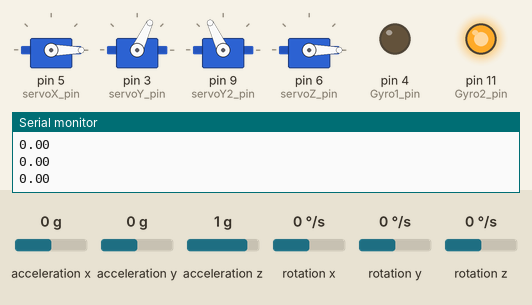
Bench run of a sketch on a simulated Arduino Uno, built with avr-gcc and run on an emulated ATmega328P. Shown: 4 × servo, output pins drawn as LEDs (lit = HIGH), the last lines printed to the serial monitor. Inputs (shaded band) come from the test bench; at power-on: rotation z 0 °/s, acceleration y 0 g, acceleration z 1 g, acceleration x 0 g, rotation x 0 °/s, rotation y 0 °/s.

Above: at 3.2 s.
3.3 s: rotation z set to -192 °/s
6.3 s: acceleration y set to 0.8 g
At 7.4 s:
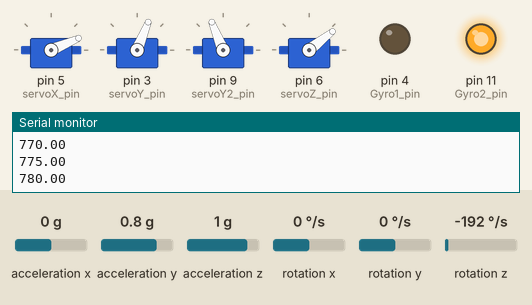
9.3 s: acceleration z set to -0.8 g
12.3 s: acceleration x set to -1.4 g
At 15.28 s:
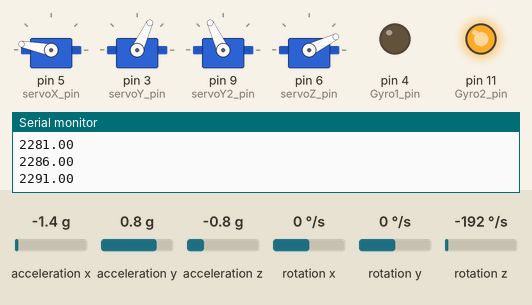
15.3 s: acceleration x set to 0 g
At 16.7 s:
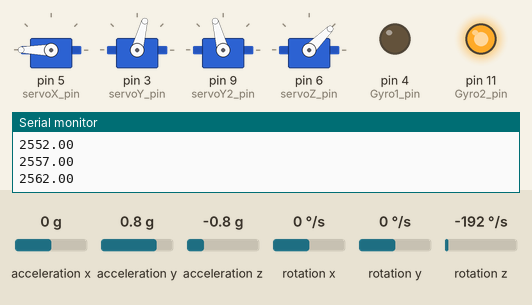
18.3 s: acceleration y set to 1.4 g
At 19.4 s:
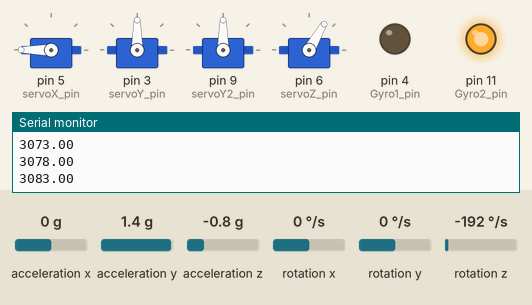
Timing chart, 0 to 20.8 s (numbered marks = the images above; inputs shaded):
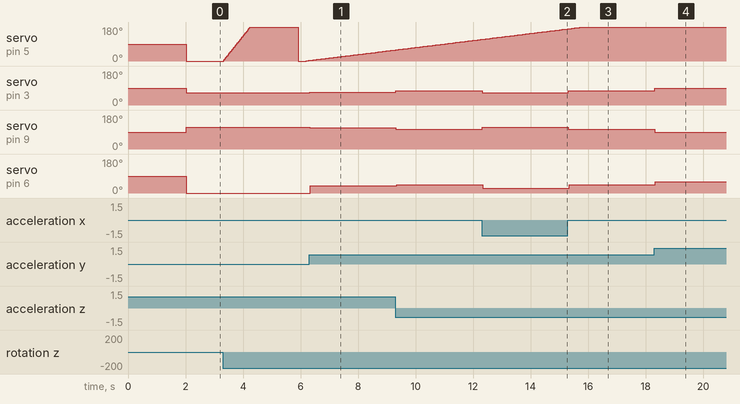

Measured:
- after the input at 6.3 s, servo on pin 3 (servoY_pin): 65° → 68° at once; servo on pin 9 (servoY2_pin): 115° → 112° at once; servo on pin 6 (servoZ_pin): 0° → 38° after 0.05 s
- after the input at 9.3 s, servo on pin 3 (servoY_pin): 68° → 75° at once; servo on pin 9 (servoY2_pin): 112° → 105° at once; servo on pin 6 (servoZ_pin): 38° → 45° at once
- after the input at 12.3 s, servo on pin 3 (servoY_pin): 75° → 65° at once; servo on pin 9 (servoY2_pin): 105° → 115° at once; servo on pin 6 (servoZ_pin): 45° → 26° at once
- after the input at 15.3 s, servo on pin 3 (servoY_pin): 65° → 75° at once; servo on pin 9 (servoY2_pin): 115° → 105° at once; servo on pin 6 (servoZ_pin): 26° → 45° at once
- after the input at 18.3 s, servo on pin 3 (servoY_pin): 75° → 90° at once; servo on pin 9 (servoY2_pin): 105° → 90° at once; servo on pin 6 (servoZ_pin): 45° → 60° at once

The sketch:

robot_arm.ino
```cpp
#include <MPU6050_light.h>
#include <Wire.h>
#include <Servo.h>

MPU6050 gyro1(Wire);
MPU6050 gyro2(Wire);

Servo servoX; int servoX_pin = 5;
Servo servoY; int servoY_pin = 3;
Servo servoY2; int servoY2_pin = 9;
Servo servoZ; int servoZ_pin = 6;

// Sets limits on the range
int MAX_Y = 170;
int MIN_Y = 35;

// Used to set an external offset
const int y_const = 30;

int bufferY = 0;
int bufferX = 0;
int bufferZ = 0;

int Gyro2_pin = 11;
int Gyro1_pin = 4;

float* coord_ptr;
float* coord_ptr2;

int X, Y, Z = 0;

void setup() {

  servoX.attach(servoX_pin);
  servoY.attach(servoY_pin);
  servoY2.attach(servoY2_pin);
  servoZ.attach(servoZ_pin);

  pinMode(Gyro1_pin, OUTPUT);
  digitalWrite(Gyro1_pin, LOW);

  gyro1.setAddress(0x68);

  gyro1.begin();
  gyro1.calcOffsets(0, 0);

  pinMode(Gyro2_pin, OUTPUT);
  digitalWrite(Gyro2_pin, HIGH);

  gyro2.setAddress(0x69);

  gyro2.begin();
  gyro2.calcOffsets(0, 0);

  Wire.begin();
  Serial.begin(9600);

}

void loop() {

  coord_ptr = AnglesGyro1(10);
  coord_ptr2 = AnglesGyro2(10);
  Y = *coord_ptr2;        // Pitch
  X = *(coord_ptr2 + 2);  // Yaw
  Z = *coord_ptr;         // Roll

  /********Y Axis movement********/
  if(bufferY - Y < 200){
    // If the difference between the previous and current angle is less than 200:
    if(Y > MAX_Y){
      // Exceeds max angle:
      servoY.write(MAX_Y + y_const);
      servoY2.write(180 - MAX_Y - y_const);
    }
    else if(Y < MIN_Y){
      // Exceeds minimum angle:
      servoY.write(MIN_Y + y_const);
      servoY2.write(180 - MIN_Y - y_const);
    }
    else{
      // Angle is in range:
      servoY.write(Y + y_const);
      servoY2.write(180 - Y - y_const);
    }
    bufferY = Y;
  }
  else{
    // If the difference between the previous and current angle is more than 200:
    servoY.write(bufferY + y_const);
    servoY2.write(180 - bufferY - y_const);
  }

  /********X Axis movement********/
  float mapped_X = 0;
  // Takes the absolute value of X and stores it in mapped_X.
  if(X < 0){
    mapped_X = -1 * X;
  }
  else{
    mapped_X = X;
  }
  if(bufferX - mapped_X < 200){
    servoX.write(mapped_X);
    bufferX = mapped_X;
    Serial.println(mapped_X);
  } else {
    servoX.write(bufferX);
    Serial.println(bufferX);
  }

  /********Z Axis movement********/
  if(bufferZ - Z < 200){
    servoZ.write(Z);
    bufferZ = Z;
  } else {
    servoZ.write(bufferZ);
  }

}

// Obtains GY521 measurments and stores them into an array

float* AnglesGyro1(int Delay) {
  gyro1.update();
  static float Gyro_array[3];
  Gyro_array[0] = gyro1.getAngleX();
  Gyro_array[1] = gyro1.getAngleY();
  Gyro_array[2] = gyro1.getAngleZ();
  delay(Delay);
  return Gyro_array;
}

float* AnglesGyro2(int Delay) {
  gyro2.update();
  static float Gyro_array[3];
  Gyro_array[0] = gyro2.getAngleX();
  Gyro_array[1] = gyro2.getAngleY();
  Gyro_array[2] = gyro2.getAngleZ();
  delay(Delay);
  return Gyro_array;
}
```
